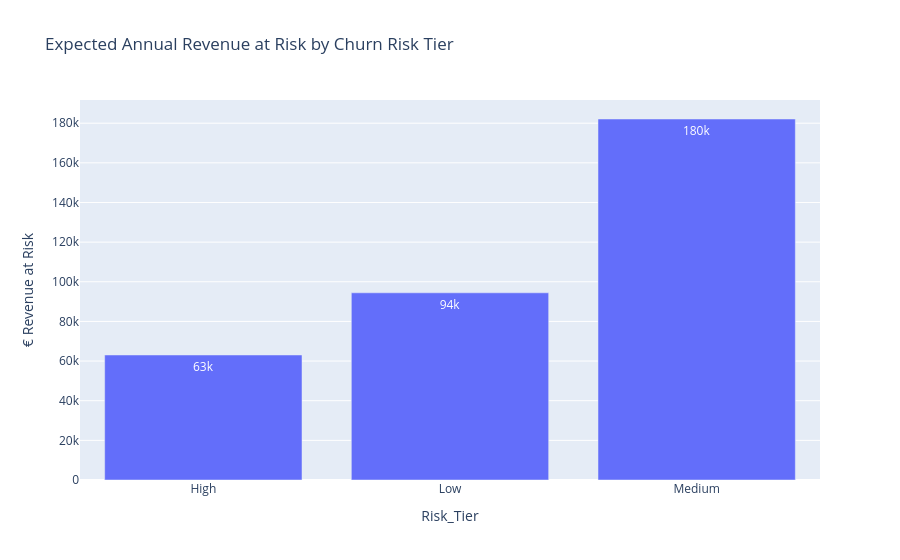

Source (notebook cell):
### Code cell
rev_risk = (
    scores
    .groupby("Risk_Tier", as_index=False)
    .agg(Expected_Annual_Loss=("Expected_Annual_Loss", "sum"))
)

fig1 = px.bar(
    rev_risk,
    x="Risk_Tier",
    y="Expected_Annual_Loss",
    title="Expected Annual Revenue at Risk by Churn Risk Tier",
    text_auto=".2s"
)

fig1.update_layout(yaxis_title="€ Revenue at Risk")
fig1.show()

### Figure 1 — Plotly figure (JSON) as saved in the notebook; plotly's stock layout.template omitted (floating-point values rounded to 4 significant figures)
{"data": [{"hovertemplate": "Risk_Tier=%{x}<br>Expected_Annual_Loss=%{y}<extra></extra>", "legendgroup": "", "marker": {"color": "#636efa", "pattern": {"shape": ""}}, "name": "", "orientation": "v", "showlegend": false, "textposition": "auto", "texttemplate": "%{y:.2s}", "type": "bar", "x": ["High", "Low", "Medium"], "xaxis": "x", "y": [63070.0, 94430.0, 182100.0], "yaxis": "y"}], "layout": {"barmode": "relative", "legend": {"tracegroupgap": 0}, "title": {"text": "Expected Annual Revenue at Risk by Churn Risk Tier"}, "xaxis": {"anchor": "y", "domain": [0, 1], "title": {"text": "Risk_Tier"}}, "yaxis": {"anchor": "x", "domain": [0, 1], "title": {"text": "€ Revenue at Risk"}}}}
